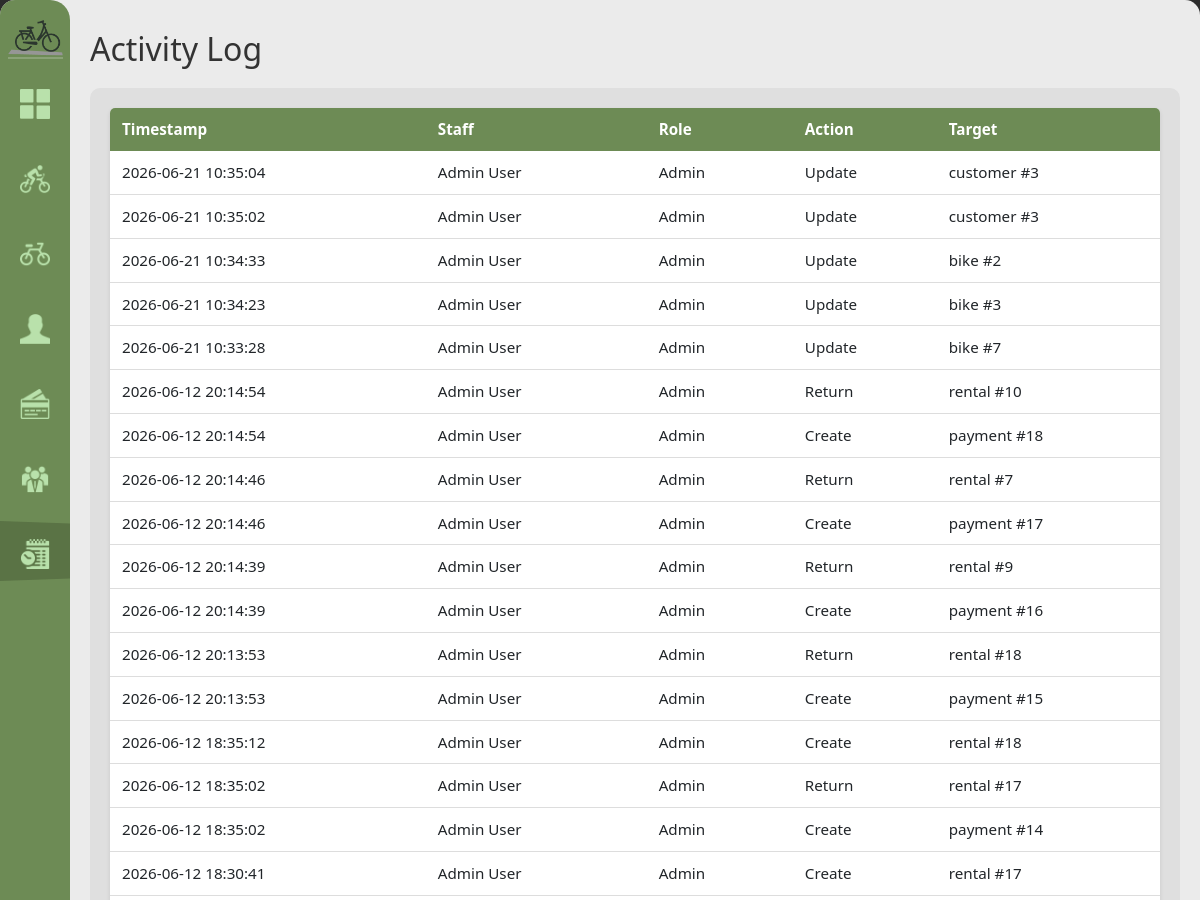
Before: /activity-log (signed in, upper part) with the older database file.
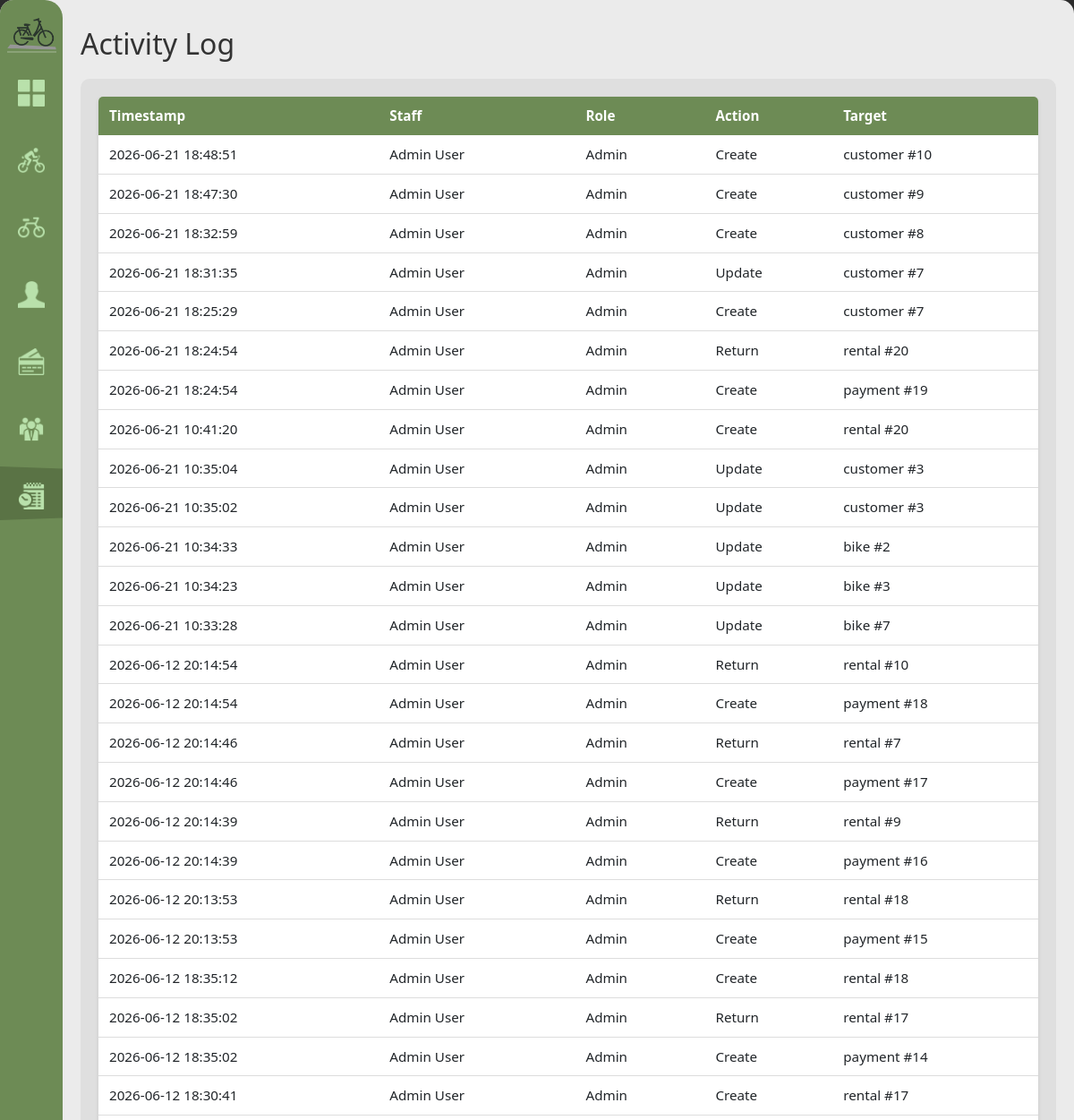
After: the same page with the newer database file.
### tables this page shows
CREATE TABLE activity_log (
            log_id INTEGER PRIMARY KEY AUTOINCREMENT,
            staff_id INTEGER NOT NULL REFERENCES staff(staff_id) ON UPDATE CASCADE ON DELETE RESTRICT,
            timestamp DATETIME NOT NULL DEFAULT(datetime('now','localtime')),
            action TEXT NOT NULL, target_table TEXT, target_id INTEGER
        );

CREATE TABLE staff (
            staff_id INTEGER PRIMARY KEY AUTOINCREMENT,
            username TEXT NOT NULL UNIQUE,
            password_hash TEXT NOT NULL,
            first_name TEXT NOT NULL, last_name TEXT NOT NULL,
            role TEXT NOT NULL CHECK(role IN('admin','cashier')),
            contact_number TEXT NOT NULL,
            status TEXT NOT NULL DEFAULT 'active' CHECK(status IN('active','inactive')),
            created_at DATETIME NOT NULL DEFAULT(datetime('now','localtime'))
        );

### handlers/activity_routes.py (the view)
@activity_bp.route('/activity-log')
@role_required('admin')
def activity_log():
    logs = database.get().get_activity_log()
    return render_template('activity_log.html', logs=logs)

### app.py (called while the page is built)
def get_sidebar_state():
    return request.cookies.get('sidebarState') == 'expanded'

@app.context_processor
def inject_sidebar_state():
    return dict(sidebar_expanded=get_sidebar_state())

@app.context_processor
def inject_current_staff():
    staff = current_staff()
    return dict(current_staff=staff, is_admin=staff and staff.get("role") == "admin")

### modules/auth.py (called while the page is built)
def role_required(*roles):
    def decorator(view):
        @wraps(view)
        def wrapped(*args, **kwargs):
            if not session.get("staff_id"):
                return redirect(url_for("login"))
            if roles and session.get("role") not in roles:
                return redirect(url_for("home"))
            return view(*args, **kwargs)
        return wrapped
    return decorator

def current_staff():
    if not session.get("staff_id"):
        return None
    return {
        "staff_id": session.get("staff_id"),
        "username": session.get("username"),
        "first_name": session.get("first_name"),
        "last_name": session.get("last_name"),
        "role": session.get("role"),
    }

### modules/database.py (called while the page is built)
def get():
    if not db: init()
    return db

### templates/activity_log.html (shortened to what this page needs)
{% extends "base.html" %}
{% block content %}
<h1>Activity Log</h1>
<div class="content-grid">
    <div class="scroll-table-container">
        <table>
            <thead>
                <tr>
                    <th>Timestamp</th>
                    <th>Staff</th>
                    <th>Role</th>
                    <th>Action</th>
                    <th>Target</th>
                </tr>
            </thead>
            <tbody>
            {% for log in logs %}
            <tr>
                <td>{{ log['timestamp'] }}</td>
                <td>{{ log['staff_name'] }}</td>
                <td>{{ log['staff_role'].title() }}</td>
                <td>{{ log['action'].replace('_', ' ').title() }}</td>
                <td>{{ log['target_table'] }}{% if log['target_id'] %} #{{ log['target_id'] }}{% endif %}</td>
            </tr>
            {% endfor %}
            </tbody>
        </table>
    </div>
</div>
{% endblock %}

Changed rows visible on the page:
added activity_log: timestamp "2026-06-21 18:48:51", staff_name "Admin User", staff_role "Admin", action.replace "Create", target_table "customer", target_id "10"
added activity_log: timestamp "2026-06-21 18:47:30", staff_name "Admin User", staff_role "Admin", action.replace "Create", target_table "customer", target_id "9"
added activity_log: timestamp "2026-06-21 18:32:59", staff_name "Admin User", staff_role "Admin", action.replace "Create", target_table "customer", target_id "8"
added activity_log: timestamp "2026-06-21 18:31:35", staff_name "Admin User", staff_role "Admin", action.replace "Update", target_table "customer", target_id "7"
added activity_log: timestamp "2026-06-21 18:25:29", staff_name "Admin User", staff_role "Admin", action.replace "Create", target_table "customer", target_id "7"
added activity_log: timestamp "2026-06-21 18:24:54", staff_name "Admin User", staff_role "Admin", action.replace "Return", target_table "rental", target_id "20"
added activity_log: timestamp "2026-06-21 18:24:54", staff_name "Admin User", staff_role "Admin", action.replace "Create", target_table "payment", target_id "19"
added activity_log: timestamp "2026-06-21 10:41:20", staff_name "Admin User", staff_role "Admin", action.replace "Create", target_table "rental", target_id "20"
